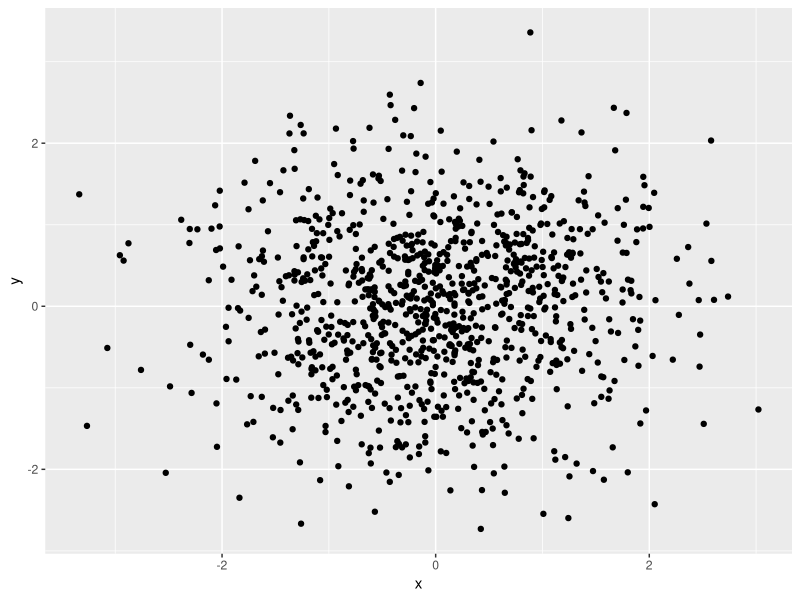

Here is the R script that generated this plot: (Note: this script raises an error after producing the figure.)
# Generate scatter plot with ggplot.
library(ggplot2)
data <- data.frame(x = rnorm(1000),
                   y = rnorm(1000))

# Set ggplot theme.
ggplot2::theme_set(theme_grey())

p1 <- ggplot(data, aes(x = x, y = y)) + geom_point()
p1 

# Build annotation table with gridExtra::tableGrob().
library(gridExtra)
mytable <- summary(data)
tab <- tableGrob(mytable, rows=NULL)

# Extract x and ylims for positioning table with ggplot_build(). 
xrange <- unlist(ggplot_build(p1)$layout$panel_params[[1]][1])
yrange <- unlist(ggplot_build(p1)$layout$panel_params[[1]][8])
xmin = min(xrange)
xmax = max(xrange)
xdelta = xmax-xmin
ymin = min(yrange)
ymax = max(yrange)
ydelta = ymax-ymin


# Add annotation table to plot.
p2 <- p1 + annotation_custom(tab, xmin = xmin-0.55*xdelta, xmax, ymin = ymin+0.55*ydelta, ymax)
p2

# Generate figure with multiple plots using cowplot::plot_grid(). 
library(cowplot)
fig <- plot_grid(p1,p1,p1,p1, labels = "auto")

ggsave("foo.png",fig, scale = 2)
fig + annotation_custom(tab,xmin=0.5, xmax = 0.5,ymin=0.5,ymax=0.5)

## Exploring changing the device size.
# I think the default device size is 7x7 inches. 
png("default_size.png",width = 7, height = 7, res = 300, units = "in")
p2
dev.off()

# Plot2x
png("2x_size.png",width = 14, height = 14, res = 300, units = "in")
p2
dev.off()

# Plot3x
png("3x_size.png",width = 21, height = 21, res = 300, units = "in")
p2
dev.off()

p2

?ggsave
ggplot2::ggsave("foo.png",p2)

fig <- plot_grid(p2,p2)
fig
ggplot2::ggsave("foo2.png",fig, scale = 3)

grid.newpage()
grid.draw(p1)
vp = viewport(x=.35, y=.75, width=.35, height=.3)
pushViewport(vp)
grid.draw(tab)
upViewport()

grid.newpage()
grid.draw(p1)
pushViewport(vp)
p2 <- as.ggplot(grid.draw(as.grob(p1)))
p2

plot_grid(p1,p1,p1,p1)
vp = viewport(x=1,y=1,width = 0.3, height = 0.3)
pushViewport(vp)
grid.draw(tab)          

p1
b <- ggplot_build(p1)
ggranges(p1)$TopRight
vp <- viewport(x=1,y=1,width=0.3,height = 0.3)
pushViewport(vp)
grid.draw(tab)

p1
p2
fig <- plot_grid(p2,p2)
fig
ggsave(filename="foo.png",fig,scale=1.5)


library(ggplot2)
library(grid)
library(gtable)

p <- qplot(1,1)
g <- ggplotGrob(p)

panel_id <- g$layout[g$layout$name == "panel",c("t","l","b","r")]
panel_id

g <- gtable_add_cols(g, unit(1,"cm"))
g <- gtable_add_grob(g, rectGrob(gp=gpar(fill="red")),
                     t = panel_id$t, l = ncol(g))

g <- gtable_add_rows(g, unit(1,"in"), 0)
g <- gtable_add_grob(g, g,
                     t = 1, l = panel_id$l)

grid.newpage()
grid.draw(g)

class(g)
gplot <- as.ggplot(g)

gplot

### Solution.
library(ggplot2)
library(gridExtra)
set.seed(123) #make the result reproducible

#avoid using data as your dataframe name
mydf <- data.frame(x = rnorm(1000),
                   y = rnorm(1000))  

plt <- ggplot(mydf, aes(x = x, y = y)) + geom_point()

mytable <- summary(mydf)
mytab <- tableGrob(mytable, rows=NULL) #theme = tt? tt is not defined!

xrange <- unlist(ggplot_build(plt)$layout$panel_params[[1]][1])
yrange <- unlist(ggplot_build(plt)$layout$panel_params[[1]][8])
xmin = min(xrange)
xmax = max(xrange)
xdelta = xmax-xmin
ymin = min(yrange)
ymax = max(yrange)
ydelta = ymax-ymin

tplt <- plt + annotation_custom(tab, xmin = xmin-0.55*xdelta, xmax, 
                                ymin = ymin+0.55*ydelta, ymax) 

mygrobs <- grid.arrange(tplt, tplt, tplt, tplt,
                        nrow = 2)
ggsave("filename.jpeg",plot = mygrobs)
ggsave("filename.jpeg", plot = mygrobs,
       scale = 1, width = 16.34, height = 10.34, units = "in",
       dpi = 300)


g <- ggplotGrob(tplt)
g$widths
g$heights
g$layout
